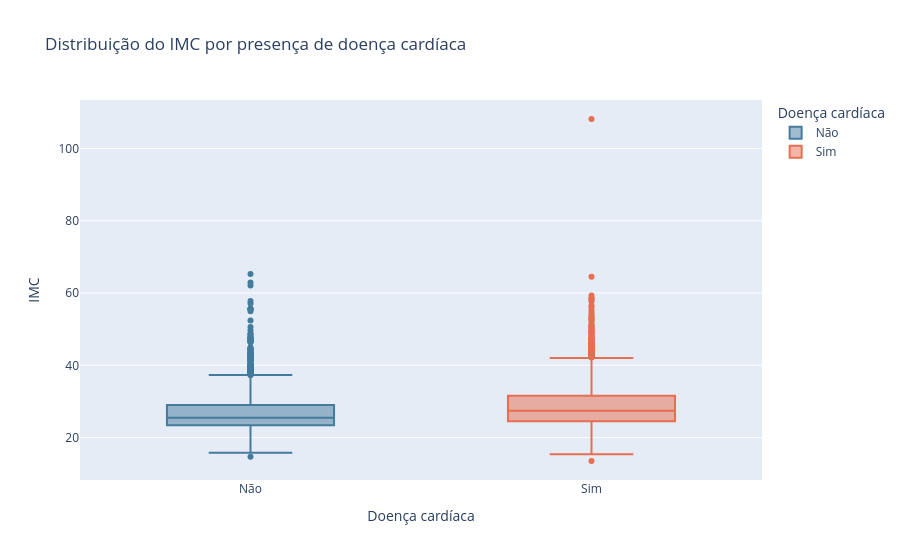

Notebook code cell kept with this figure:
### Code cell
base_imc = base.copy()

base_imc['imc'] = base_imc['weight'] / ((base_imc['height'] / 100) ** 2)

base_imc['cardio_disease'] = base_imc['cardio_disease'].map({
    0: 'Não',
    1: 'Sim'
})

fig = px.box(
    base_imc,
    x='cardio_disease',
    y='imc',
    color='cardio_disease',
    title='Distribuição do IMC por presença de doença cardíaca',
    labels={
        'cardio_disease': 'Doença cardíaca',
        'imc': 'IMC'
    },
    color_discrete_sequence=['#457b9d', '#e76f51']
)

fig.show()

### Figure 1 — Plotly figure (JSON) as saved in the notebook; plotly's stock layout.template omitted (floating-point values rounded to 4 significant figures; data arrays with more than 128 entries replaced by an {"elided": "..."} marker saying what was removed)
{"data": [{"alignmentgroup": "True", "hovertemplate": "Doença cardíaca=%{x}<br>IMC=%{y}<extra></extra>", "legendgroup": "Não", "marker": {"color": "#457b9d"}, "name": "Não", "notched": false, "offsetgroup": "Não", "orientation": "v", "showlegend": true, "type": "box", "x": {"elided": "4953 str values"}, "x0": " ", "xaxis": "x", "y": {"elided": "4953 float values"}, "y0": " ", "yaxis": "y"}, {"alignmentgroup": "True", "hovertemplate": "Doença cardíaca=%{x}<br>IMC=%{y}<extra></extra>", "legendgroup": "Sim", "marker": {"color": "#e76f51"}, "name": "Sim", "notched": false, "offsetgroup": "Sim", "orientation": "v", "showlegend": true, "type": "box", "x": {"elided": "5016 str values"}, "x0": " ", "xaxis": "x", "y": {"elided": "5016 float values"}, "y0": " ", "yaxis": "y"}], "layout": {"boxmode": "overlay", "legend": {"title": {"text": "Doença cardíaca"}, "tracegroupgap": 0}, "title": {"text": "Distribuição do IMC por presença de doença cardíaca"}, "xaxis": {"anchor": "y", "categoryarray": ["Não", "Sim"], "categoryorder": "array", "domain": [0, 1], "title": {"text": "Doença cardíaca"}}, "yaxis": {"anchor": "x", "domain": [0, 1], "title": {"text": "IMC"}}}}
